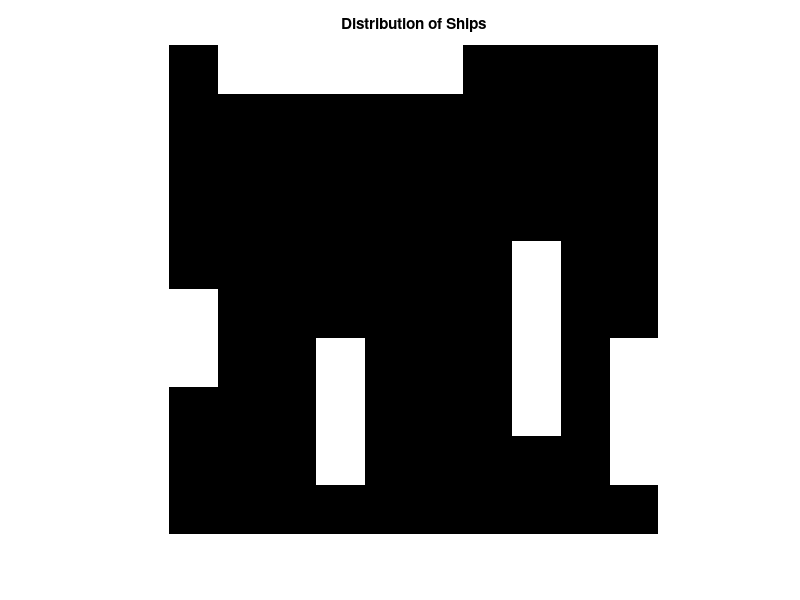

Reproduce this figure in MATLAB.
% Ce document est accessible aux assistants Jean Clement et Nicolas Roy. Il est dans votre intérêt de ne pas le copier.
% Ce programme est ma propriété. Copier ce document pourrait entraîner des conséquences sérieuses que vous ne devriez pas négliger.
% Cordialement,
% HENRY François

%test Bataille navale

clc
clear
close all

n=10;

merIA=zeros(n);

t=0;
c=0;

while t < 4

    if t==0
        b=4;
        t=t+1;
    elseif t==1
        b=3;
        t=t+1;
    elseif t==2
        b=2;
        c=c+1;
        if c==2
            t=t+1;
        end
    elseif t==3
        b=1;
        t=t+1;
    end

S=randi([0,1]);
Coo=[];
a=1;

if S==0

    for i=1:n
        for j=1:n
       
            if merIA(i,j)==0
            
                Coo(a,1)=i;
                Coo(a,2)=j;
                a=a+1;

            end
        
        end
    end

    q=true;
    while q

        l=randi([1,length(Coo)-b]);
        d=0;

        if Coo(l,1)==Coo(l+1,1) && Coo(l,2)+1==Coo(l+1,2)
            for i=0:b-1
            
                if Coo(l+i,1)==Coo(l+i+1,1) && Coo(l+i,2)+1==Coo(l+i+1,2)
                    d=d+1;
                end
        
            end
        end
        if d==b
            q=false;
        end
    end

    for i=0:b
        merIA(Coo(l+i,1),Coo(l+i,2))=1;
        
        if Coo(l,1) > 1
        
           merIA(Coo(l+i,1)-1,Coo(l+i,2))=-1; 

        end
        if Coo(l,1) < n
        
           merIA(Coo(l+i,1)+1,Coo(l+i,2))=-1; 

        end
        if l-1 >= 1
            if Coo(l-1,1) >= 1 && Coo(l-1,1) == Coo(l,1)
              
               merIA(Coo(l-1,1),Coo(l-1,2))=-1; 
    
            end
        end
        if l+b+1 <= length(Coo)
            if Coo(l+b+1,1) <= n && Coo(l+b+1,1) == Coo(l+b,1)  
    
               merIA(Coo(l+b+1,1),Coo(l+b+1,2))=-1; 
    
            end
        end
    end

elseif S==1

    for i=1:n
        for j=1:n
       
            if merIA(j,i)==0
            
                Coo(a,1)=j;
                Coo(a,2)=i;
                a=a+1;

            end
        
        end
    end

    q=true;
    while q

        l=randi([1,length(Coo)-b]);
        d=0;

        if Coo(l,2)==Coo(l+1,2) && Coo(l,1)+1==Coo(l+1,1)
            for i=0:b-1
            
                if Coo(l+i,2)==Coo(l+i+1,2) && Coo(l+i,1)+1==Coo(l+i+1,1)
                    d=d+1;
                end
        
            end
        end
        if d==b
            q=false;
        end
    end

    for i=0:b
        merIA(Coo(l+i,1),Coo(l+i,2))=1;
        
        if Coo(l,2) > 1
        
           merIA(Coo(l+i,1),Coo(l+i,2)-1)=-1; 

        end
        if Coo(l,2) < n
        
           merIA(Coo(l+i,1),Coo(l+i,2)+1)=-1; 

        end
        if l-1 >= 1
            if Coo(l-1,2) >= 1 && Coo(l-1,2) == Coo(l,2)
              
               merIA(Coo(l-1,1),Coo(l-1,2))=-1; 
    
            end
        end
        if l+b+1 <= length(Coo)
            if Coo(l+b+1,2) <= n && Coo(l+b+1,2) == Coo(l+b,2)  
    
               merIA(Coo(l+b+1,1),Coo(l+b+1,2))=-1; 
    
            end
        end
    end
end


end

for i=1:n
    for j=1:n
        if merIA(i,j)==-1
            merIA(i,j)=0;
        end
    end
end

% Visualize the grid
%imagesc(merIA)
imshow(merIA, 'InitialMagnification', 'fit');
title('Distribution of Ships');
